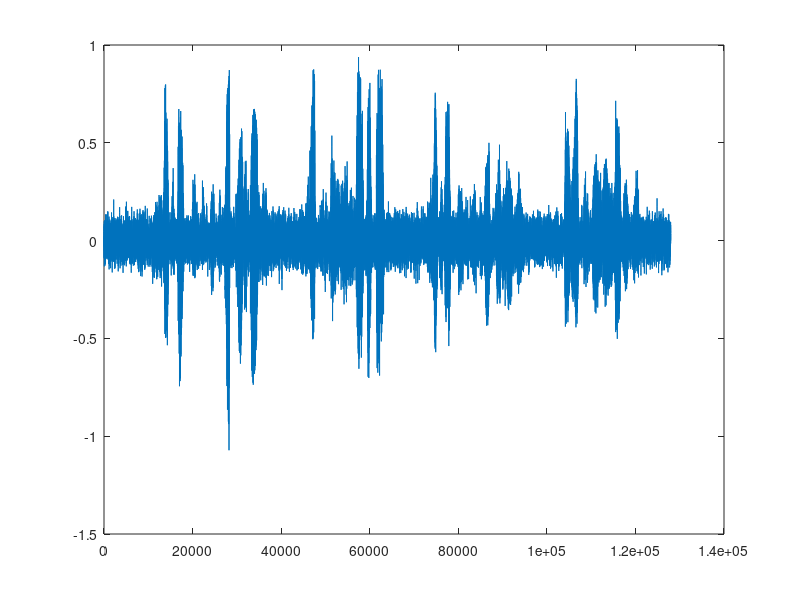

This chart was generated by the following MATLAB code:
load x;
plot(x);
ub=(x>0.1);
x_n=zeros(2,length(ub));
v_n=0;
v_np1=0;
psi_n=zeros(2,length(ub));
s_xn=zeros(2,length(ub));
for k=1:length(ub)
    u_n=ub(k);
    v_n=v_np1;
    s_n=v_n;
    x_n(1,k)=u_n;
    x_n(2,k)=s_n;
    v_np1=mod(v_n+u_n,2);
    psi_n(1,k)=(pi*v_n+pi/2);
    psi_n(2,k)=pi*u_n; %T=1
    s_xn(1,k)=exp(1i*psi_n(1,k));
    s_xn(2,k)=exp(1i*psi_n(2,k)); %s_xn(k)=s_xn(1,k)*(s_xn(2,k)^tau)
end 
